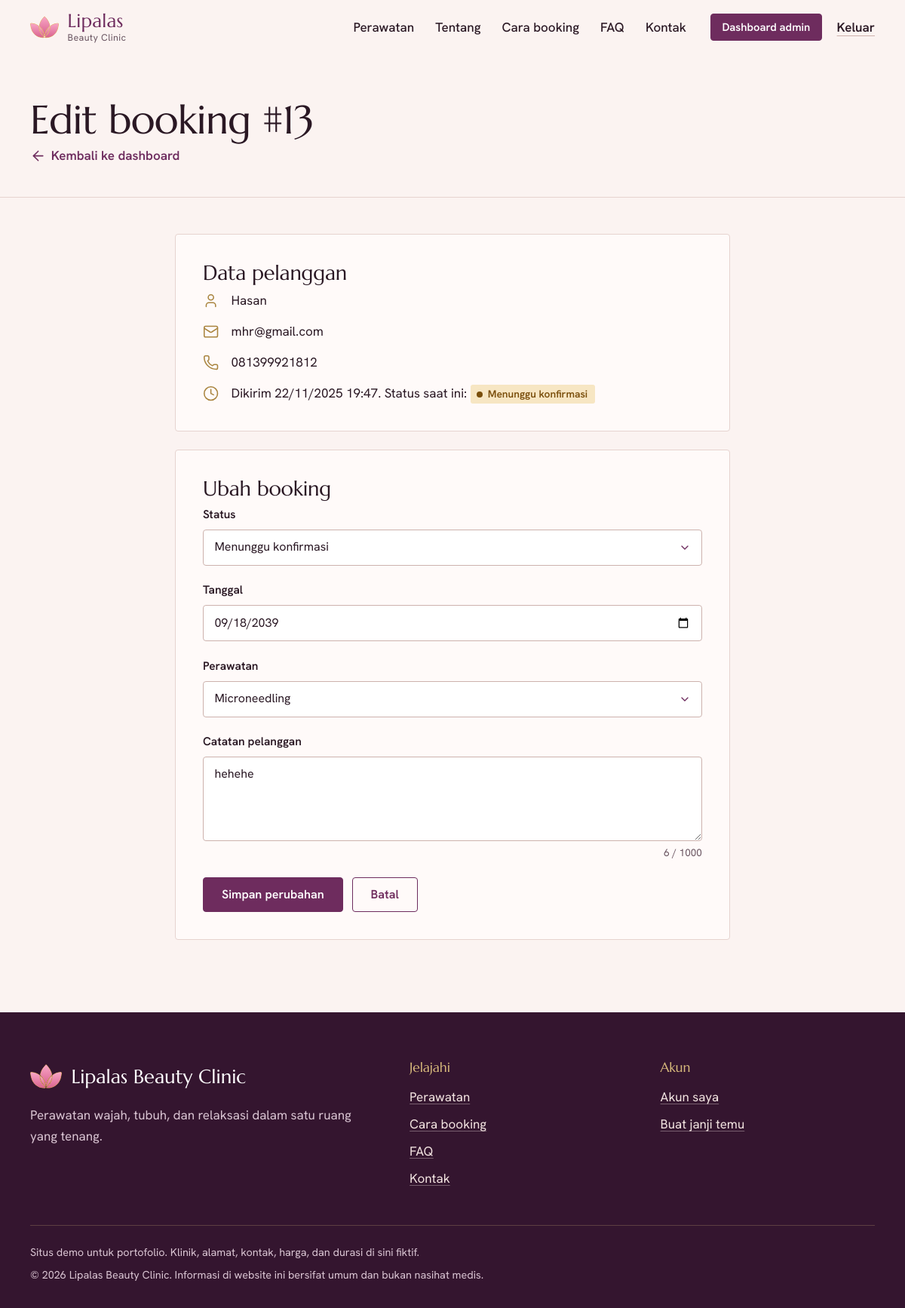
The app's page /admin/booking_edit.php?id=13 (signed in) with its own data.
### tables this page shows
CREATE TABLE IF NOT EXISTS `table_booking` (
  `id`         INT(11)      NOT NULL AUTO_INCREMENT,
  `user_id`    INT(11)      DEFAULT NULL,
  `nama`       VARCHAR(100) DEFAULT NULL,
  `email`      VARCHAR(100) DEFAULT NULL,
  `phone`      VARCHAR(20)  DEFAULT NULL,
  `service`    VARCHAR(100) DEFAULT NULL,
  `tanggal`    DATE         DEFAULT NULL,
  `message`    TEXT         DEFAULT NULL,
   
  `status`     VARCHAR(20)  NOT NULL DEFAULT 'Pending',
  `created_at` TIMESTAMP    NOT NULL DEFAULT CURRENT_TIMESTAMP,
  PRIMARY KEY (`id`),
  KEY `fk_booking_user` (`user_id`),
  KEY `idx_booking_status` (`status`),
  KEY `idx_booking_tanggal` (`tanggal`),
  CONSTRAINT `fk_booking_user` FOREIGN KEY (`user_id`) REFERENCES `user` (`id`) ON DELETE SET NULL
);

### core/koneksi.php (called while the page is built, shortened)
<?php
require_once __DIR__ . '/helpers.php';
try {
    $cfg = config('db');
} catch (Throwable $e) {
    error_log('[Lipalas] Koneksi database gagal: ' . $e->getMessage());
    render_error_page(
        503,
        'Layanan sementara tidak tersedia',
        'Kami tidak dapat terhubung ke database. Silakan coba lagi beberapa saat lagi.',
        is_dev() ? $e->getMessage() : null
    );
}

### core/services.php (called while the page is built, shortened)
<?php
$detailNote = 'Informasi di halaman ini bersifat umum dan bukan nasihat medis.';

### admin/booking_edit.php (the view, shortened to what this page needs)
<?php
require_once __DIR__ . '/../core/helpers.php';
$list     = url('admin/dashboard.php');
$statuses = booking_statuses();
$id = filter_var($_POST['id'] ?? $_GET['id'] ?? null, FILTER_VALIDATE_INT, ['options' => ['min_range' => 1]]);
$self = url('admin/booking_edit.php?id=' . $id);
$stmt = db()->prepare(
    'SELECT id, user_id, nama, email, phone, service, tanggal, message, status, created_at
       FROM table_booking WHERE id = ? LIMIT 1'
);
$stmt->bind_param('i', $id);
$stmt->execute();
$booking = $stmt->get_result()->fetch_assoc();
$serviceOptions = service_names();
$vStatus  = old('status', (string) $booking['status']);
$vService = old('service', (string) $booking['service']);
$vTanggal = old('tanggal', (string) $booking['tanggal']);
$vMessage = old('message', (string) $booking['message']);
$statusOptions = array_keys($statuses);
require __DIR__ . '/../includes/head.php';
require __DIR__ . '/../includes/navbar.php';
?>
<main id="main">
  <div class="page-head">
    <div class="wrap">
      <h1>Edit booking #<?= (int) $id ?></h1>
      <p><a class="link-back" href="<?= e($list) ?>"><?= icon('arrow-left') ?>Kembali ke dashboard</a></p>
    </div>
  </div>
  <div class="edit-wrap page-body">
    <div class="stack">
      <section class="panel" aria-labelledby="pel-title">
        <h2 id="pel-title" class="panel__title">Data pelanggan</h2>
        <ul class="person">
          <li><?= icon('user') ?><span><?= e($booking['nama']) ?></span></li>
          <li><?= icon('mail') ?><span><?= e($booking['email']) ?></span></li>
          <li><?= icon('phone') ?><span><?= e((string) $booking['phone'] !== '' ? $booking['phone'] : '-') ?></span></li>
          <li><?= icon('clock') ?>
            <span>Dikirim <?= e(date('d/m/Y H:i', strtotime((string) $booking['created_at']))) ?>.
            Status saat ini: <?= status_badge((string) $booking['status']) ?></span></li>
        </ul>
      </section>
      <section class="panel" aria-labelledby="edit-title">
        <h2 id="edit-title" class="panel__title">Ubah booking</h2>
        <form method="post" action="<?= e($self) ?>" data-single-submit data-validate>
          <div class="field">
            <label class="field__label" for="status">Status</label>
            <select class="field__control" id="status" name="status" required>
              <?php foreach ($statusOptions as $key): ?>
                <option value="<?= e($key) ?>" <?= $vStatus === $key ? 'selected' : '' ?>>
                  <?= e($statuses[$key]['label'] ?? $key) ?>
                </option>
              <?php endforeach; ?>
            </select>
          </div>
          <div class="field">
            <label class="field__label" for="tanggal">Tanggal</label>
            <input type="date" class="field__control" id="tanggal" name="tanggal" value="<?= e($vTanggal) ?>" required>
          </div>
          <div class="field">
            <label class="field__label" for="service">Perawatan</label>
            <select class="field__control" id="service" name="service" required>
              <?php foreach ($serviceOptions as $name): ?>
                <option value="<?= e($name) ?>" <?= $vService === $name ? 'selected' : '' ?>><?= e($name) ?></option>
              <?php endforeach; ?>
            </select>
          </div>
          <div class="field">
            <label class="field__label" for="message">Catatan pelanggan</label>
            <textarea class="field__control" id="message" name="message" rows="4" maxlength="1000"><?= e($vMessage) ?></textarea>
            <p class="field__count" data-count-for="message" aria-hidden="true"></p>
          </div>
          <div class="form-actions">
            <button type="submit" class="button button--solid">Simpan perubahan</button>
            <a class="button" href="<?= e($list) ?>">Batal</a>
          </div>
        </form>
      </section>
    </div>
  </div>
</main>
<?php require __DIR__ . '/../includes/footer.php'; ?>

### core/helpers.php (shortened to what this page needs)
<?php
require_once __DIR__ . '/icons.php';
function config(?string $key = null, $default = null)
{
    static $cfg = null;
    if ($cfg === null) {
        $cfg = [
            'env'       => 'production',
            'timezone'  => 'Asia/Jakarta',
            'base_path' => null,
            'db'        => [
                'host' => 'localhost',
                'port' => 3306,
                'user' => 'root',
                'pass' => '',
                'name' => 'project',
                'ssl'  => false,
            ],
            'session'     => 'file',
            'trust_proxy' => false,
        ];
    }
    $value = $cfg;
    foreach (explode('.', $key) as $part) {
        $value = $value[$part];
    }
    return $value;
}
function base_path(): string
{
    static $base = null;
    if ($base !== null) {
        return $base;
    }
    $manual = config('base_path');
    $rel = '';
    $docRoot = isset($_SERVER['DOCUMENT_ROOT']) ? realpath((string) $_SERVER['DOCUMENT_ROOT']) : false;
    $appRoot = realpath(APP_ROOT);
    if ($docRoot !== false && $appRoot !== false) {
        $doc = str_replace('\\', '/', $docRoot);
        $app = str_replace('\\', '/', $appRoot);
        if (stripos($app, $doc) === 0) {
            $rel = trim(substr($app, strlen($doc)), '/');
        }
    }
    return $base = ($rel === '' ? '/' : '/' . $rel . '/');
}
function url(string $path = ''): string
{
    return base_path() . ltrim($path, '/');
}
function e($value): string
{
    return htmlspecialchars((string) $value, ENT_QUOTES | ENT_SUBSTITUTE, 'UTF-8');
}
function old(string $key, string $default = ''): string
{
    static $old = null;
    if ($old === null) {
        $old = isset($_SESSION['old']) && is_array($_SESSION['old']) ? $_SESSION['old'] : [];
    }
    return isset($old[$key]) ? (string) $old[$key] : $default;
}
function db(): mysqli
{
    if (!isset($GLOBALS['connection']) || !($GLOBALS['connection'] instanceof mysqli)) {
        require_once __DIR__ . '/koneksi.php';
    }
    return $GLOBALS['connection'];
}
function services(): array
{
    static $data = null;
    if ($data === null) {
        $data = require __DIR__ . '/services.php';
    }
    return $data;
}
function service_names(): array
{
    return array_column(services(), 'name');
}
function booking_statuses(): array
{
    return [
        'Pending'   => ['label' => 'Menunggu konfirmasi', 'class' => 'status--pending'],
        'Confirmed' => ['label' => 'Dikonfirmasi',        'class' => 'status--confirmed'],
        'Completed' => ['label' => 'Selesai',             'class' => 'status--completed'],
        'Canceled'  => ['label' => 'Dibatalkan',          'class' => 'status--canceled'],
    ];
}
function status_badge(string $status): string
{
    $all = booking_statuses();
    $meta = $all[$status] ?? ['label' => $status !== '' ? $status : 'Tidak diketahui', 'class' => 'status--pending'];
    return '<span class="status ' . e($meta['class']) . '">' . e($meta['label']) . '</span>';
}

### aset/css/style.css (style rules this page uses)
:root { --page: #fbf3f1; --tint: #f4e4e1; --paper: #fffaf9; --ink: #2a1824; --muted: #6a5561; --plum: #6e2c5e; --plum-hover: #571f4a; --plum-deep: #34152f; --rose: #b5707d; --gold: #a9843f; --gold-soft: #d8ba7c; --line: #e6d3cf; --line-strong: #cdb2ad; --focus: #8a6420; --ok: #1f5d43; --ok-bg: #dcefe3; --warn: #7a4e0b; --warn-bg: #f7e6c3; --bad: #9c2c3b; --bad-bg: #f6dde0; --info: #5b2a52; --info-bg: #ecdeea; --font-display: "Marcellus", "Palatino Linotype", "Book Antiqua", Georgia, serif; --font-body: "Hanken Grotesk", system-ui, -apple-system, "Segoe UI", Roboto, sans-serif; --gutter: clamp(1.25rem, 4vw, 2.5rem); --measure: 62ch; --radius: 4px; --header-h: 4.5rem; --bs-body-font-family: var(--font-body); --bs-body-bg: var(--page); --bs-body-color: var(--ink); --bs-link-color: var(--plum); --bs-link-hover-color: var(--plum-hover); }
html { scroll-behavior: smooth; scroll-padding-top: calc(var(--header-h) + 1rem); }
body { font-family: var(--font-body); font-size: 1.0625rem; line-height: 1.65; color: var(--ink); background: var(--page); text-rendering: optimizeLegibility; -webkit-font-smoothing: antialiased; }
h1, h2, h3, h4 { font-family: var(--font-display); font-weight: 400; line-height: 1.12; color: var(--ink); margin: 0 0 .6em; text-wrap: balance; }
h1 { font-size: clamp(2.6rem, 1.5rem + 4.6vw, 4.9rem); line-height: 1.02; letter-spacing: -.012em; margin-bottom: .45em; }
h2 { font-size: clamp(2rem, 1.35rem + 2.6vw, 3.1rem); letter-spacing: -.008em; }
p { margin: 0 0 1em; text-wrap: pretty; }
a { color: var(--plum); text-underline-offset: .2em; text-decoration-thickness: 1px; }
.wrap { width: min(100% - 2 * var(--gutter), 1180px); margin-inline: auto; }
.button { display: inline-flex; align-items: center; justify-content: center; gap: .55rem; min-height: 2.9rem; padding: .7rem 1.5rem; font: 600 1rem/1.2 var(--font-body); text-decoration: none; text-align: center; cursor: pointer; border: 1.5px solid var(--plum); border-radius: var(--radius); background: transparent; color: var(--plum); transition: background-color .18s ease, color .18s ease, border-color .18s ease; }
.button--solid { background: var(--plum); color: #fff; }
.link-back { display: inline-flex; align-items: center; gap: .4rem; font-weight: 600; text-decoration: none; }
.status { display: inline-flex; align-items: center; gap: .45rem; padding: .18rem .6rem .18rem .5rem; border-radius: 3px; font-size: .86rem; font-weight: 600; line-height: 1.4; white-space: nowrap; }
.status::before { content: ""; width: .5rem; height: .5rem; border-radius: 50%; background: currentColor; }
.status--pending { background: var(--warn-bg); color: var(--warn); }
.field { margin-bottom: 1.3rem; }
.field__label { display: block; font-weight: 600; font-size: .96rem; margin-bottom: .4rem; }
.field__control { display: block; width: 100%; min-height: 3rem; padding: .65rem .9rem; font: 400 1rem/1.4 var(--font-body); color: var(--ink); background: #fff; border: 1.5px solid var(--line-strong); border-radius: var(--radius); transition: border-color .15s ease, box-shadow .15s ease; }
textarea.field__control { min-height: 7rem; resize: vertical; }
select.field__control { appearance: none; padding-right: 2.5rem; background-repeat: no-repeat; background-position: right .9rem center; }
.field__count { text-align: right; font-size: .85rem; color: var(--muted); margin: .25rem 0 0; font-variant-numeric: tabular-nums; }
.page-head { padding-block: clamp(2.25rem, 5vw, 4rem) clamp(1.5rem, 3vw, 2.5rem); border-bottom: 1px solid var(--line); }
.page-head h1 { font-size: clamp(2.1rem, 1.5rem + 2.4vw, 3.3rem); margin-bottom: .35rem; }
.page-head p { margin: 0; color: var(--muted); }
.page-body { padding-block: clamp(2rem, 4vw, 3.5rem) clamp(4rem, 8vw, 6rem); }
.panel { background: var(--paper); border: 1px solid var(--line); border-radius: var(--radius); padding: clamp(1.25rem, 3vw, 2.25rem); }
.panel > h2, .panel__title { font-size: 1.7rem; margin-bottom: .4rem; }
.stack { display: grid; gap: 1.5rem; }
.person { list-style: none; margin: 0; padding: 0; display: grid; gap: .8rem; }
.person li { display: grid; grid-template-columns: 1.75rem 1fr; gap: .6rem; align-items: start; }
.edit-wrap { width: min(100% - 2 * var(--gutter), 46rem); margin-inline: auto; }
.form-actions { display: flex; flex-wrap: wrap; gap: .75rem; margin-top: .5rem; }

### records on screen
table_booking: nama "Hasan", email "mhr@gmail.com", phone "081399921812", created_at "22/11/2025 19:47", status "Menunggu konfirmasi", tanggal "09/18/2039", message "hehehe"

### other values on screen
$linkLabel "Perawatan"
$linkLabel "Tentang"
$linkLabel "Cara booking"
$linkLabel "FAQ"
$linkLabel "Kontak"
$id "13"
APP_NAME "Lipalas Beauty Clinic"
$c['tagline'] "Perawatan wajah, tubuh, dan relaksasi dalam satu ruang yang tenang."
form field service "Microneedling"
